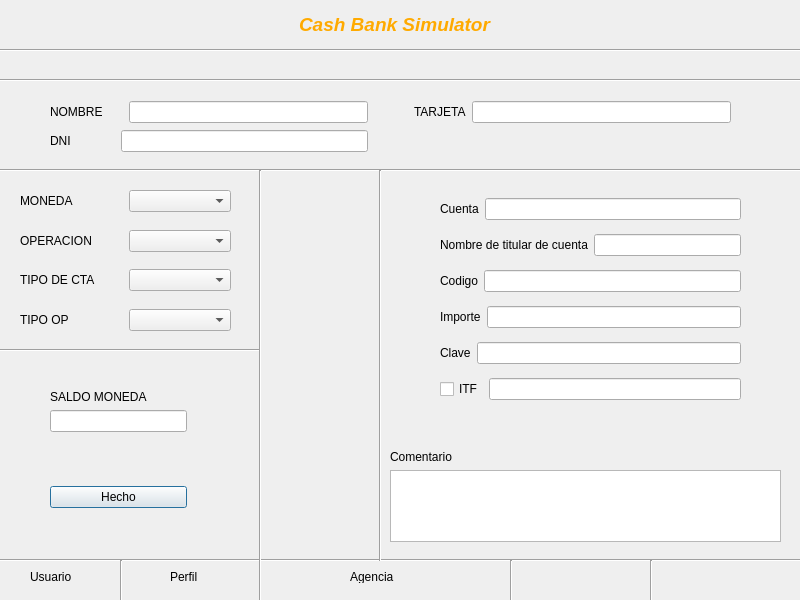
<?xml version="1.0" encoding="UTF-8"?>
<ui version="4.0">
 <class>workwindow</class>
 <widget class="QDialog" name="workwindow">
  <property name="geometry">
   <rect>
    <x>0</x>
    <y>0</y>
    <width>800</width>
    <height>600</height>
   </rect>
  </property>
  <property name="minimumSize">
   <size>
    <width>800</width>
    <height>600</height>
   </size>
  </property>
  <property name="maximumSize">
   <size>
    <width>800</width>
    <height>600</height>
   </size>
  </property>
  <property name="windowTitle">
   <string>Dialog</string>
  </property>
  <widget class="QLabel" name="label">
   <property name="geometry">
    <rect>
     <x>90</x>
     <y>10</y>
     <width>609</width>
     <height>29</height>
    </rect>
   </property>
   <property name="text">
    <string>&lt;html&gt;&lt;head/&gt;&lt;body&gt;&lt;p align=&quot;center&quot;&gt;&lt;span style=&quot; font-size:14pt; font-weight:600; font-style:italic; color:#ffaa00;&quot;&gt;Cash Bank Simulator&lt;/span&gt;&lt;/p&gt;&lt;/body&gt;&lt;/html&gt;</string>
   </property>
  </widget>
  <widget class="Line" name="line">
   <property name="geometry">
    <rect>
     <x>0</x>
     <y>40</y>
     <width>811</width>
     <height>20</height>
    </rect>
   </property>
   <property name="orientation">
    <enum>Qt::Horizontal</enum>
   </property>
  </widget>
  <widget class="Line" name="line_2">
   <property name="geometry">
    <rect>
     <x>-30</x>
     <y>70</y>
     <width>841</width>
     <height>20</height>
    </rect>
   </property>
   <property name="orientation">
    <enum>Qt::Horizontal</enum>
   </property>
  </widget>
  <widget class="Line" name="line_3">
   <property name="geometry">
    <rect>
     <x>-20</x>
     <y>160</y>
     <width>841</width>
     <height>20</height>
    </rect>
   </property>
   <property name="orientation">
    <enum>Qt::Horizontal</enum>
   </property>
  </widget>
  <widget class="Line" name="line_4">
   <property name="geometry">
    <rect>
     <x>-30</x>
     <y>340</y>
     <width>291</width>
     <height>20</height>
    </rect>
   </property>
   <property name="orientation">
    <enum>Qt::Horizontal</enum>
   </property>
  </widget>
  <widget class="Line" name="line_5">
   <property name="geometry">
    <rect>
     <x>-40</x>
     <y>550</y>
     <width>841</width>
     <height>20</height>
    </rect>
   </property>
   <property name="orientation">
    <enum>Qt::Horizontal</enum>
   </property>
  </widget>
  <widget class="Line" name="line_6">
   <property name="geometry">
    <rect>
     <x>250</x>
     <y>170</y>
     <width>20</width>
     <height>431</height>
    </rect>
   </property>
   <property name="orientation">
    <enum>Qt::Vertical</enum>
   </property>
  </widget>
  <widget class="Line" name="line_7">
   <property name="geometry">
    <rect>
     <x>120</x>
     <y>560</y>
     <width>3</width>
     <height>61</height>
    </rect>
   </property>
   <property name="orientation">
    <enum>Qt::Vertical</enum>
   </property>
  </widget>
  <widget class="Line" name="line_8">
   <property name="geometry">
    <rect>
     <x>370</x>
     <y>170</y>
     <width>20</width>
     <height>391</height>
    </rect>
   </property>
   <property name="orientation">
    <enum>Qt::Vertical</enum>
   </property>
  </widget>
  <widget class="Line" name="line_9">
   <property name="geometry">
    <rect>
     <x>510</x>
     <y>560</y>
     <width>3</width>
     <height>61</height>
    </rect>
   </property>
   <property name="orientation">
    <enum>Qt::Vertical</enum>
   </property>
  </widget>
  <widget class="Line" name="line_10">
   <property name="geometry">
    <rect>
     <x>650</x>
     <y>560</y>
     <width>3</width>
     <height>61</height>
    </rect>
   </property>
   <property name="orientation">
    <enum>Qt::Vertical</enum>
   </property>
  </widget>
  <widget class="QWidget" name="layoutWidget">
   <property name="geometry">
    <rect>
     <x>50</x>
     <y>100</y>
     <width>681</width>
     <height>54</height>
    </rect>
   </property>
   <layout class="QVBoxLayout" name="verticalLayout">
    <item>
     <layout class="QHBoxLayout" name="horizontalLayout_4">
      <item>
       <layout class="QHBoxLayout" name="horizontalLayout">
        <item>
         <widget class="QLabel" name="label_2">
          <property name="text">
           <string>NOMBRE</string>
          </property>
         </widget>
        </item>
        <item>
         <spacer name="horizontalSpacer_4">
          <property name="orientation">
           <enum>Qt::Horizontal</enum>
          </property>
          <property name="sizeType">
           <enum>QSizePolicy::Preferred</enum>
          </property>
          <property name="sizeHint" stdset="0">
           <size>
            <width>20</width>
            <height>20</height>
           </size>
          </property>
         </spacer>
        </item>
        <item>
         <widget class="QLineEdit" name="lineEdit_nombre"/>
        </item>
       </layout>
      </item>
      <item>
       <spacer name="horizontalSpacer">
        <property name="orientation">
         <enum>Qt::Horizontal</enum>
        </property>
        <property name="sizeType">
         <enum>QSizePolicy::Preferred</enum>
        </property>
        <property name="sizeHint" stdset="0">
         <size>
          <width>40</width>
          <height>20</height>
         </size>
        </property>
       </spacer>
      </item>
      <item>
       <layout class="QHBoxLayout" name="horizontalLayout_3">
        <item>
         <widget class="QLabel" name="label_4">
          <property name="text">
           <string>TARJETA</string>
          </property>
         </widget>
        </item>
        <item>
         <widget class="QLineEdit" name="lineEdit_tarjeta"/>
        </item>
       </layout>
      </item>
     </layout>
    </item>
    <item>
     <layout class="QHBoxLayout" name="horizontalLayout_2">
      <item>
       <widget class="QLabel" name="label_3">
        <property name="text">
         <string>DNI</string>
        </property>
       </widget>
      </item>
      <item>
       <spacer name="horizontalSpacer_3">
        <property name="orientation">
         <enum>Qt::Horizontal</enum>
        </property>
        <property name="sizeType">
         <enum>QSizePolicy::Preferred</enum>
        </property>
        <property name="sizeHint" stdset="0">
         <size>
          <width>44</width>
          <height>20</height>
         </size>
        </property>
       </spacer>
      </item>
      <item>
       <widget class="QLineEdit" name="lineEdit_dni"/>
      </item>
      <item>
       <spacer name="horizontalSpacer_2">
        <property name="orientation">
         <enum>Qt::Horizontal</enum>
        </property>
        <property name="sizeType">
         <enum>QSizePolicy::Preferred</enum>
        </property>
        <property name="sizeHint" stdset="0">
         <size>
          <width>363</width>
          <height>20</height>
         </size>
        </property>
       </spacer>
      </item>
     </layout>
    </item>
   </layout>
  </widget>
  <widget class="QWidget" name="layoutWidget">
   <property name="geometry">
    <rect>
     <x>20</x>
     <y>190</y>
     <width>211</width>
     <height>141</height>
    </rect>
   </property>
   <layout class="QVBoxLayout" name="verticalLayout_3">
    <item>
     <layout class="QHBoxLayout" name="horizontalLayout_5">
      <item>
       <widget class="QLabel" name="label_5">
        <property name="text">
         <string>MONEDA</string>
        </property>
       </widget>
      </item>
      <item>
       <widget class="QComboBox" name="comboBox_moneda"/>
      </item>
     </layout>
    </item>
    <item>
     <spacer name="verticalSpacer">
      <property name="orientation">
       <enum>Qt::Vertical</enum>
      </property>
      <property name="sizeHint" stdset="0">
       <size>
        <width>20</width>
        <height>40</height>
       </size>
      </property>
     </spacer>
    </item>
    <item>
     <layout class="QHBoxLayout" name="horizontalLayout_6">
      <item>
       <widget class="QLabel" name="label_6">
        <property name="text">
         <string>OPERACION</string>
        </property>
       </widget>
      </item>
      <item>
       <widget class="QComboBox" name="comboBox_operacion"/>
      </item>
     </layout>
    </item>
    <item>
     <spacer name="verticalSpacer_2">
      <property name="orientation">
       <enum>Qt::Vertical</enum>
      </property>
      <property name="sizeHint" stdset="0">
       <size>
        <width>20</width>
        <height>40</height>
       </size>
      </property>
     </spacer>
    </item>
    <item>
     <layout class="QHBoxLayout" name="horizontalLayout_7">
      <item>
       <widget class="QLabel" name="label_7">
        <property name="text">
         <string>TIPO DE CTA</string>
        </property>
       </widget>
      </item>
      <item>
       <widget class="QComboBox" name="comboBox_cta"/>
      </item>
     </layout>
    </item>
    <item>
     <spacer name="verticalSpacer_3">
      <property name="orientation">
       <enum>Qt::Vertical</enum>
      </property>
      <property name="sizeHint" stdset="0">
       <size>
        <width>20</width>
        <height>40</height>
       </size>
      </property>
     </spacer>
    </item>
    <item>
     <layout class="QHBoxLayout" name="horizontalLayout_8">
      <item>
       <widget class="QLabel" name="label_8">
        <property name="text">
         <string>TIPO OP</string>
        </property>
       </widget>
      </item>
      <item>
       <widget class="QComboBox" name="comboBox_tipoop"/>
      </item>
     </layout>
    </item>
   </layout>
  </widget>
  <widget class="QLabel" name="label_hora">
   <property name="geometry">
    <rect>
     <x>550</x>
     <y>570</y>
     <width>61</width>
     <height>16</height>
    </rect>
   </property>
   <property name="text">
    <string>&lt;html&gt;&lt;head/&gt;&lt;body&gt;&lt;p&gt;&lt;br/&gt;&lt;/p&gt;&lt;/body&gt;&lt;/html&gt;</string>
   </property>
  </widget>
  <widget class="QLabel" name="label_fecha">
   <property name="geometry">
    <rect>
     <x>680</x>
     <y>570</y>
     <width>101</width>
     <height>16</height>
    </rect>
   </property>
   <property name="text">
    <string/>
   </property>
  </widget>
  <widget class="QLabel" name="label_12">
   <property name="geometry">
    <rect>
     <x>30</x>
     <y>570</y>
     <width>47</width>
     <height>13</height>
    </rect>
   </property>
   <property name="text">
    <string>Usuario</string>
   </property>
  </widget>
  <widget class="QLabel" name="label_13">
   <property name="geometry">
    <rect>
     <x>170</x>
     <y>570</y>
     <width>47</width>
     <height>13</height>
    </rect>
   </property>
   <property name="text">
    <string>Perfil</string>
   </property>
  </widget>
  <widget class="QLabel" name="label_14">
   <property name="geometry">
    <rect>
     <x>350</x>
     <y>570</y>
     <width>47</width>
     <height>13</height>
    </rect>
   </property>
   <property name="text">
    <string>Agencia</string>
   </property>
  </widget>
  <widget class="QWidget" name="">
   <property name="geometry">
    <rect>
     <x>390</x>
     <y>450</y>
     <width>391</width>
     <height>92</height>
    </rect>
   </property>
   <layout class="QVBoxLayout" name="verticalLayout_4">
    <item>
     <widget class="QLabel" name="label_11">
      <property name="text">
       <string>Comentario</string>
      </property>
     </widget>
    </item>
    <item>
     <widget class="QPlainTextEdit" name="plainTextEdit"/>
    </item>
   </layout>
  </widget>
  <widget class="QWidget" name="">
   <property name="geometry">
    <rect>
     <x>50</x>
     <y>390</y>
     <width>137</width>
     <height>118</height>
    </rect>
   </property>
   <layout class="QVBoxLayout" name="verticalLayout_5">
    <item>
     <layout class="QVBoxLayout" name="verticalLayout_2">
      <item>
       <widget class="QLabel" name="label_9">
        <property name="text">
         <string>SALDO MONEDA</string>
        </property>
       </widget>
      </item>
      <item>
       <widget class="QLineEdit" name="lineEdit_saldo"/>
      </item>
     </layout>
    </item>
    <item>
     <spacer name="verticalSpacer_4">
      <property name="orientation">
       <enum>Qt::Vertical</enum>
      </property>
      <property name="sizeHint" stdset="0">
       <size>
        <width>20</width>
        <height>40</height>
       </size>
      </property>
     </spacer>
    </item>
    <item>
     <widget class="QPushButton" name="pushButton">
      <property name="text">
       <string>Hecho</string>
      </property>
     </widget>
    </item>
   </layout>
  </widget>
  <widget class="QWidget" name="">
   <property name="geometry">
    <rect>
     <x>440</x>
     <y>190</y>
     <width>301</width>
     <height>221</height>
    </rect>
   </property>
   <layout class="QVBoxLayout" name="verticalLayout_6">
    <item>
     <layout class="QHBoxLayout" name="horizontalLayout_9">
      <item>
       <widget class="QLabel" name="label_15">
        <property name="text">
         <string>Cuenta</string>
        </property>
       </widget>
      </item>
      <item>
       <widget class="QLineEdit" name="lineEdit"/>
      </item>
     </layout>
    </item>
    <item>
     <layout class="QHBoxLayout" name="horizontalLayout_10">
      <item>
       <widget class="QLabel" name="label_10">
        <property name="text">
         <string>Nombre de titular de cuenta</string>
        </property>
       </widget>
      </item>
      <item>
       <widget class="QLineEdit" name="lineEdit_2"/>
      </item>
     </layout>
    </item>
    <item>
     <layout class="QHBoxLayout" name="horizontalLayout_11">
      <item>
       <widget class="QLabel" name="label_16">
        <property name="text">
         <string>Codigo</string>
        </property>
       </widget>
      </item>
      <item>
       <widget class="QLineEdit" name="lineEdit_3"/>
      </item>
     </layout>
    </item>
    <item>
     <layout class="QHBoxLayout" name="horizontalLayout_12">
      <item>
       <widget class="QLabel" name="label_17">
        <property name="text">
         <string>Importe</string>
        </property>
       </widget>
      </item>
      <item>
       <widget class="QLineEdit" name="lineEdit_4"/>
      </item>
     </layout>
    </item>
    <item>
     <layout class="QHBoxLayout" name="horizontalLayout_13">
      <item>
       <widget class="QLabel" name="label_18">
        <property name="text">
         <string>Clave</string>
        </property>
       </widget>
      </item>
      <item>
       <widget class="QLineEdit" name="lineEdit_5"/>
      </item>
     </layout>
    </item>
    <item>
     <layout class="QHBoxLayout" name="horizontalLayout_14">
      <item>
       <widget class="QCheckBox" name="checkBox">
        <property name="text">
         <string>ITF</string>
        </property>
       </widget>
      </item>
      <item>
       <widget class="QLineEdit" name="lineEdit_itf"/>
      </item>
     </layout>
    </item>
   </layout>
  </widget>
 </widget>
 <resources/>
 <connections/>
</ui>
